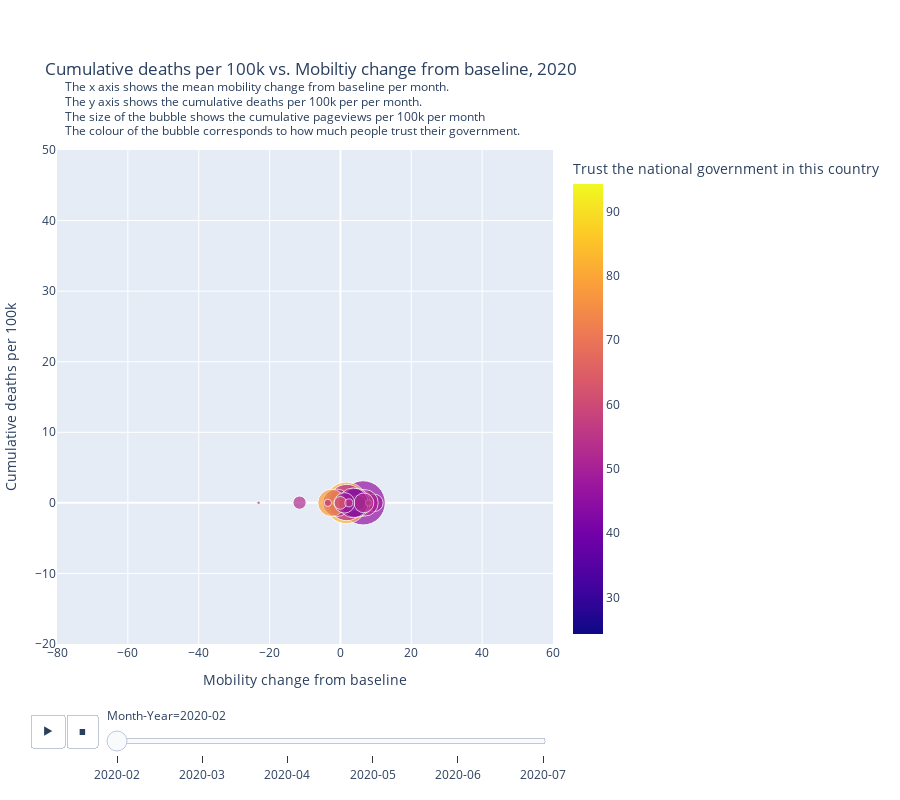

Notebook source saved alongside this figure:
### Code cell
# Create animation

def format_title(title, subtitle=None, subtitle_font_size=12):
    title = f'<b>{title}</b>'
    if not subtitle:
        return title
    subtitle = f'<span style="font-size: {subtitle_font_size}px; line-height: 20%;">{subtitle}</span>'
    return f'{title}<br>{subtitle}'

df = grouped_df
fig = px.scatter(df,x="Mobility change from baseline", y="Cumulative deaths per 100k" , animation_frame="Month-Year", animation_group="Country",
           size="Cumulative pageviews per 100k" ,color="Trust the national government in this country", hover_name="Country", range_x=[-80,60],range_y=[-20,50], size_max=100)
            #  <br><sup><br>The y axis shows the cumulative deaths per 100k per per month.<br>The size of the bubble shows the cumulative pageviews per 100k per month</sup><br><sup>The colour of the bubble corresponds to how much people trust their government.</sup>" ) #
fig.update_layout(height=800, title_text="Cumulative deaths per 100k vs. Mobiltiy change from baseline, 2020")
fig.update_layout(margin=dict(l=40, r=40, t=150, b=10))  
fig.add_annotation(xref='paper',yref='paper',x=0, y=1.15,showarrow=False,text = "  The x axis shows the mean mobility change from baseline per month.")
fig.add_annotation(xref='paper',yref='paper',x=0, y=1.12,showarrow=False,text = "  The y axis shows the cumulative deaths per 100k per per month.")
fig.add_annotation(xref='paper',yref='paper',x=0, y=1.09,showarrow=False,text = "  The size of the bubble shows the cumulative pageviews per 100k per month ")
fig.add_annotation(xref='paper',yref='paper',x=0, y=1.06,showarrow=False,text = "  The colour of the bubble corresponds to how much people trust their government.")
fig.layout.updatemenus[0].buttons[0].args[1]["frame"]["duration"] = 2000
fig.show()

### Figure 1 — Plotly figure (JSON) as saved in the notebook; plotly's stock layout.template omitted (floating-point values rounded to 4 significant figures)
{"data": [{"hovertemplate": "<b>%{hovertext}</b><br><br>Month-Year=2020-02<br>Mobility change from baseline=%{x}<br>Cumulative deaths per 100k=%{y}<br>Cumulative pageviews per 100k=%{marker.size}<br>Trust the national government in this country=%{marker.color}<extra></extra>", "hovertext": ["Bangladesh", "Bulgaria", "Croatia", "Czechia", "Denmark", "Finland", "Georgia", "Germany", "Greece", "Hungary", "Israel", "Italy", "Japan", "Kazakhstan", "Kyrgyzstan", "Lithuania", "Malaysia", "Mongolia", "Netherlands", "Norway", "Poland", "Romania", "Russia", "Serbia", "Slovakia", "Slovenia", "South Korea", "Sweden", "Thailand", "Turkey"], "ids": ["Bangladesh", "Bulgaria", "Croatia", "Czechia", "Denmark", "Finland", "Georgia", "Germany", "Greece", "Hungary", "Israel", "Italy", "Japan", "Kazakhstan", "Kyrgyzstan", "Lithuania", "Malaysia", "Mongolia", "Netherlands", "Norway", "Poland", "Romania", "Russia", "Serbia", "Slovakia", "Slovenia", "South Korea", "Sweden", "Thailand", "Turkey"], "legendgroup": "", "marker": {"color": [83, 40.4, 42, 45.8, 79.3, 80.7, 57.6, 82, 40.7, 48.6, 51.1, 52.3, 49.5, 72.2, 57.6, 55.1, 57.6, 54.8, 78.5, 94.3, 33.6, 24.3, 47, 57, 53.5, 48.1, 52.8, 64.7, 55.6, 54.9], "coloraxis": "coloraxis", "size": [0.5568, 161.4, 171.6, 1926.0, 275.6, 786.5, 57.16, 1699.0, 175.1, 293.6, 688.3, 1300.0, 753.1, 29.34, 1.482, 329.2, 38.96, 11.93, 737.2, 362.1, 840.7, 223.5, 880.5, 39.08, 385.2, 415.7, 172.7, 159.2, 52.3, 63.17], "sizemode": "area", "sizeref": 1.966, "symbol": "circle"}, "mode": "markers", "name": "", "orientation": "v", "showlegend": false, "type": "scatter", "x": [5.25, 5.098, 8.504, 6.41, -1.578, 5.079, 4.208, 1.636, 6.431, 9.621, 6.939, 1.795, -1.063, 3.183, 2.417, 2.346, -1.264, -23.1, -2.531, 1.138, 4.281, 5.016, 3.636, 7.967, 6.621, 1.121, -11.53, -0.02818, -3.55, 2.385], "xaxis": "x", "y": [0, 0, 0, 0, 0, 0, 0, 0, 0, 0, 0, 0.04878, 0.00396, 0, 0, 0, 0, 0, 0, 0, 0, 0, 0, 0, 0, 0, 0.03087, 0, 0, 0], "yaxis": "y"}], "layout": {"annotations": [{"showarrow": false, "text": "  The x axis shows the mean mobility change from baseline per month.", "x": 0, "xref": "paper", "y": 1.15, "yref": "paper"}, {"showarrow": false, "text": "  The y axis shows the cumulative deaths per 100k per per month.", "x": 0, "xref": "paper", "y": 1.12, "yref": "paper"}, {"showarrow": false, "text": "  The size of the bubble shows the cumulative pageviews per 100k per month ", "x": 0, "xref": "paper", "y": 1.09, "yref": "paper"}, {"showarrow": false, "text": "  The colour of the bubble corresponds to how much people trust their government.", "x": 0, "xref": "paper", "y": 1.06, "yref": "paper"}], "coloraxis": {"colorbar": {"title": {"text": "Trust the national government in this country"}}, "colorscale": [[0, "#0d0887"], [0.1111, "#46039f"], [0.2222, "#7201a8"], [0.3333, "#9c179e"], [0.4444, "#bd3786"], [0.5556, "#d8576b"], [0.6667, "#ed7953"], [0.7778, "#fb9f3a"], [0.8889, "#fdca26"], [1, "#f0f921"]]}, "height": 800, "legend": {"itemsizing": "constant", "tracegroupgap": 0}, "margin": {"b": 10, "l": 40, "r": 40, "t": 150}, "sliders": [{"active": 0, "currentvalue": {"prefix": "Month-Year="}, "len": 0.9, "pad": {"b": 10, "t": 60}, "steps": [{"args": [["2020-02"], {"frame": {"duration": 0, "redraw": false}, "fromcurrent": true, "mode": "immediate", "transition": {"duration": 0, "easing": "linear"}}], "label": "2020-02", "method": "animate"}, {"args": [["2020-03"], {"frame": {"duration": 0, "redraw": false}, "fromcurrent": true, "mode": "immediate", "transition": {"duration": 0, "easing": "linear"}}], "label": "2020-03", "method": "animate"}, {"args": [["2020-04"], {"frame": {"duration": 0, "redraw": false}, "fromcurrent": true, "mode": "immediate", "transition": {"duration": 0, "easing": "linear"}}], "label": "2020-04", "method": "animate"}, {"args": [["2020-05"], {"frame": {"duration": 0, "redraw": false}, "fromcurrent": true, "mode": "immediate", "transition": {"duration": 0, "easing": "linear"}}], "label": "2020-05", "method": "animate"}, {"args": [["2020-06"], {"frame": {"duration": 0, "redraw": false}, "fromcurrent": true, "mode": "immediate", "transition": {"duration": 0, "easing": "linear"}}], "label": "2020-06", "method": "animate"}, {"args": [["2020-07"], {"frame": {"duration": 0, "redraw": false}, "fromcurrent": true, "mode": "immediate", "transition": {"duration": 0, "easing": "linear"}}], "label": "2020-07", "method": "animate"}], "x": 0.1, "xanchor": "left", "y": 0, "yanchor": "top"}], "title": {"text": "Cumulative deaths per 100k vs. Mobiltiy change from baseline, 2020"}, "updatemenus": [{"buttons": [{"args": [null, {"frame": {"duration": 2000, "redraw": false}, "fromcurrent": true, "mode": "immediate", "transition": {"duration": 500, "easing": "linear"}}], "label": "&#9654;", "method": "animate"}, {"args": [[null], {"frame": {"duration": 0, "redraw": false}, "fromcurrent": true, "mode": "immediate", "transition": {"duration": 0, "easing": "linear"}}], "label": "&#9724;", "method": "animate"}], "direction": "left", "pad": {"r": 10, "t": 70}, "showactive": false, "type": "buttons", "x": 0.1, "xanchor": "right", "y": 0, "yanchor": "top"}], "xaxis": {"anchor": "y", "domain": [0, 1], "range": [-80, 60], "title": {"text": "Mobility change from baseline"}}, "yaxis": {"anchor": "x", "domain": [0, 1], "range": [-20, 50], "title": {"text": "Cumulative deaths per 100k"}}}}
